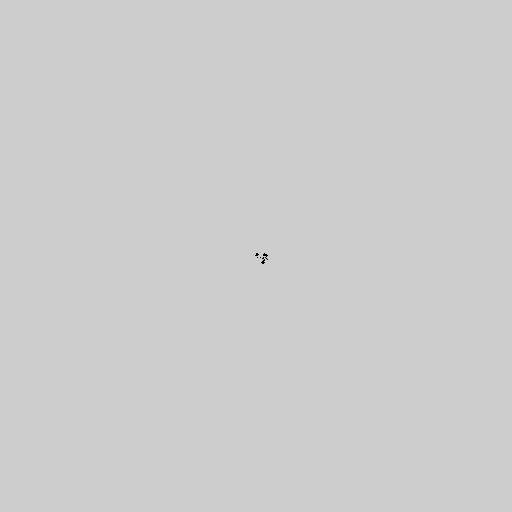
Frame 1 (no input)
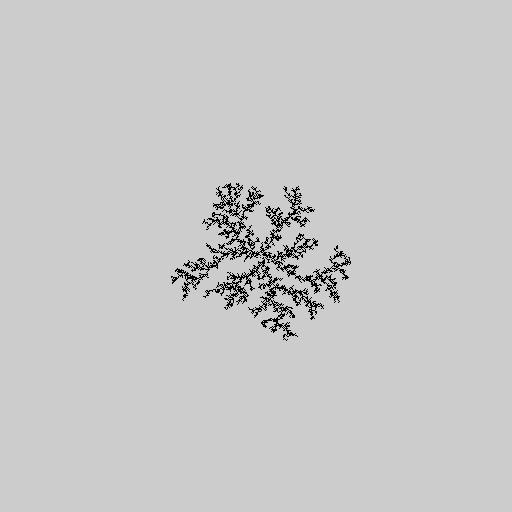
Frame 60 (the mouse pressed at the canvas centre just before this capture)
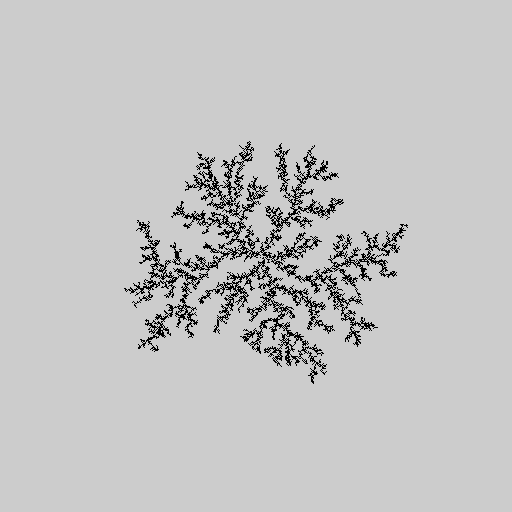
Frame 120 (the mouse held since frame 60 and released just before this capture)

The Processing sketch that drew these frames (run headless with seeded random() and noise(); from frame 60 on, the mouse is pressed at the canvas centre):

// Processing sketch: BrownianTree
// ── BrownianTree.pde

import java.util.*;

final int sz = 512;
final int n = 40000;
 
private List<Particle> particles;
Random rand = new Random();
byte [][] Bs; 
 
void setup(){
 particles = new LinkedList<Particle>();
 size ( 512,512 );
 Bs = new byte[sz][sz]; 
 for (int i =0; i<10; i++) { Bs[sz/2 + i][sz/2]=1; }
 for (int i = 0; i < n; i++) {       particles.add( new Particle() );   }
}
 
public void draw() {
 for (int i=0; i<100; i++){
   for (Iterator<Particle> it = particles.iterator(); it.hasNext();) {
     if ( it.next().move() ) { it.remove(); }
   }
 }
 if (particles.isEmpty()) {noLoop();}
}
 

// ── class_Tree.pde
class Particle {
  int x, y;
  Particle() { x = int(random(sz));  y = int(random(sz));   }
 
  /* returns true if either out of bounds or collided with tree */
  boolean move() {
   int dx = int(random(3)) - 1;
   int dy = int(random(3)) - 1;
   x += dx;  y += dy;
   if ((x < 0) || (y < 0) || (y >= sz) || (x >= sz) ) {  return true;  }
   if ( Bs[x][y] > 0 ) {
        Bs[x - dx][y - dy] = 1;
        set( x - dx, y - dy, color(0) );
        return true;
      }
     return false;
   }
}
